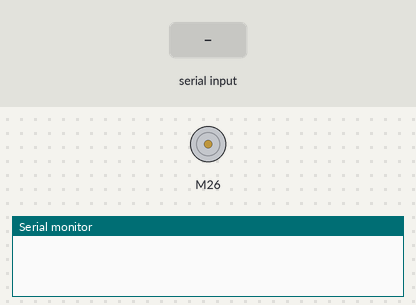
Simulated run of this sketch. Board: ESP32. On the bench: DC motor (green arrow = forward, orange = backward, longer = faster), the last lines printed to the serial monitor. The test bench sets the inputs (shaded band). Nothing arrives over Bluetooth unless stated.

Above: at 2.8 s.
2.9 s: "f" received over the second serial link
At 4.2 s:
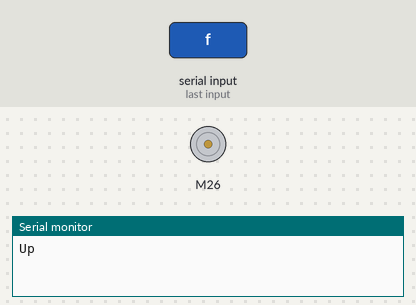
4.5 s: "b" received over the second serial link
At 5.06 s:
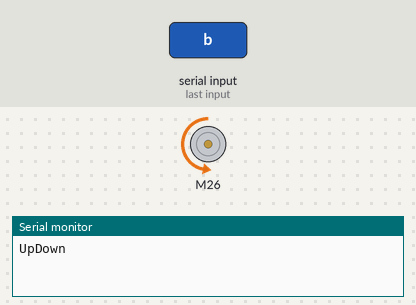
Timing chart, 0 to 7.5 s (numbered marks = the images above; inputs shaded):
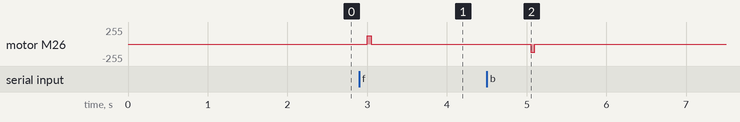

The sketch:

Sistema_de_Controle_de_Port_o_por_conex_o_bluetooth.ino
```cpp
#include <TB6612FNG.h>
#include <BluetoothSerial.h>

// 27 - Standby pin
// 14 - AIN1 pin
// 12 - AIN2 pin
// 13 - PWMA pin
// To reverse forward motor direction, switch the AIN1 and AIN2 pin numbers.
Tb6612fng motor(14, 26, 27, 12);
// Tb6612fng motor(27, 12, 14, 13); // Reversed forward motor direction.

BluetoothSerial SerialBT;

void setup() {
  Serial.begin(115200);
  motor.begin();
  SerialBT.begin("ESP32-MotorController");

  pinMode(26, OUTPUT);
  pinMode(27, OUTPUT);
}


/*void loop() {
  if (1==1) {
    char command = SerialBT.read();
    switch (command) {
      case 'F':
        moveFrente();
        break;
      case 'B':
        moveTras();
        break;
      case 'S':
        parar();
        break;
      default:
        break;
    }
  }
}*/

void loop() {
  char command = SerialBT.read();
  if (command == 'f')
  {
    Serial.print("Up");
    moveFrente();
  }else if (command == 'b')
  {
    Serial.print("Down");
    moveTras();
  } else{
    parar();
  }

}

void moveFrente(){
  motor.drive(0.5, 50);
}

void moveTras(){
  motor.drive(-0.5, 50);
}

void parar(){
  motor.brake();
  delay(1000);
}
```

Measured:
- after the input at 2.9 s, motor M26: stopped → forward 127/255 after 0.10 s, → stopped 0.05 s later
- after the input at 4.5 s, motor M26: stopped → backward 127/255 after 0.55 s, → stopped 0.05 s later
